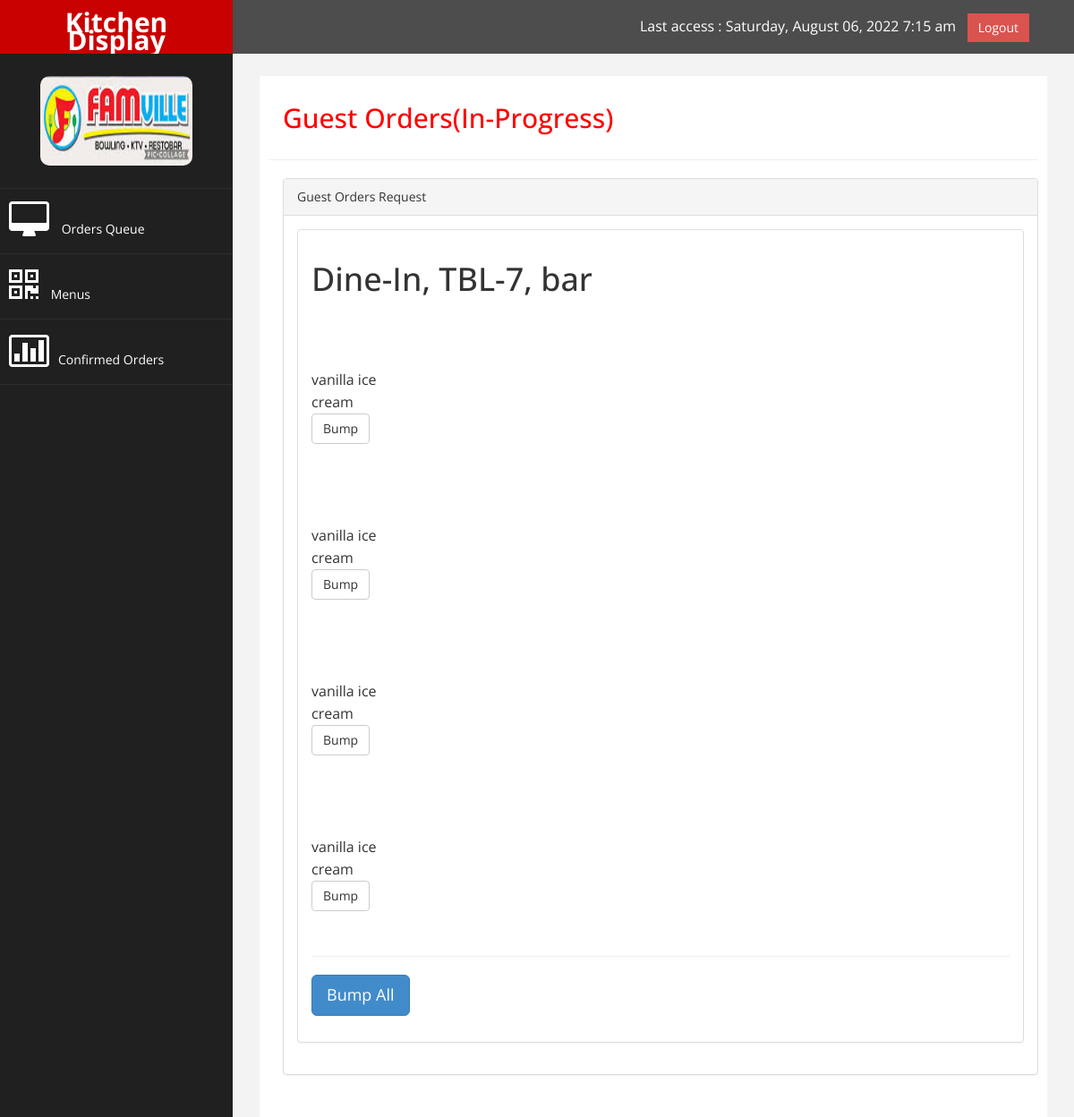
/kitchen_staff/inside_queue.php?id=18158, run on the app's committed database.
### tables this page shows
CREATE TABLE `order_type` (
  `order_type_id` int(11) NOT NULL,
  `order_type` varchar(100) NOT NULL COMMENT 'Dine-in; Take-out'
);

CREATE TABLE `table_number` (
  `table_number_id` int(11) NOT NULL,
  `table_code_num_id` varchar(100) NOT NULL,
  `table_number_capacity` varchar(100) NOT NULL,
  `area_type_id` int(11) NOT NULL,
  `number_of_seats` int(11) NOT NULL,
  `availability` varchar(100) NOT NULL COMMENT 'Available; Occupied',
  `status` varchar(100) NOT NULL COMMENT 'Assigned; Un-Assigned'
);

CREATE TABLE `area_type` (
  `area_type_id` int(11) NOT NULL,
  `area_type` varchar(100) NOT NULL,
  `image` varchar(100) NOT NULL,
  `description` varchar(100) NOT NULL
);

CREATE TABLE `order_bill_out` (
  `order_bill_out_id` int(11) NOT NULL,
  `order_num_id` int(11) NOT NULL,
  `user_id` int(11) NOT NULL,
  `date_time` timestamp NOT NULL DEFAULT CURRENT_TIMESTAMP ON UPDATE CURRENT_TIMESTAMP,
  `order_kitchen_id` int(11) NOT NULL,
  `sub_total` int(11) NOT NULL,
  `billed_amount` int(11) NOT NULL,
  `guest_id` int(11) NOT NULL,
  `guest_id_num` int(11) NOT NULL COMMENT 'one-by-one-customer-receipt',
  `action` varchar(100) NOT NULL COMMENT 'unbump; bump',
  `duration` varchar(100) NOT NULL
);

CREATE TABLE `product` (
  `product_id` int(11) NOT NULL,
  `product_name` varchar(100) NOT NULL,
  `product_description` varchar(100) NOT NULL,
  `quantity` int(11) NOT NULL,
  `price` int(11) NOT NULL,
  `status_type_id` int(11) NOT NULL COMMENT 'Enabled; Disabled',
  `availability` varchar(100) NOT NULL COMMENT 'Available; Not-Available',
  `category_id` int(11) NOT NULL,
  `image` varchar(100) NOT NULL,
  `set_type_id` int(11) NOT NULL,
  `tuple_class_id` int(11) NOT NULL,
  `size_class_id` int(11) NOT NULL,
  `product_num_id` varchar(100) NOT NULL,
  `date_start` varchar(100) NOT NULL,
  `date_end` varchar(100) NOT NULL,
  `date_added` timestamp NOT NULL DEFAULT CURRENT_TIMESTAMP ON UPDATE CURRENT_TIMESTAMP
);

### kitchen_staff/inside_queue.php (the view, shortened to what this page needs)
<link href="../assets/css/bootstrap.css" rel="stylesheet" />
<link href="../assets/css/font-awesome.css" rel="stylesheet" />
<link href="../assets/js/morris/morris-0.4.3.min.css" rel="stylesheet" />
<link href="../assets/css/custom.css" rel="stylesheet" />
<link rel="stylesheet" type="text/css" href="../assets/css/css_table_image.css" />
<?php
include('../config.php');
include('header.php');
include('side_bar.php');
if(isset($_GET['id'])){
    $id=$_GET['id'];
    $sql_inc='SELECT order_bill_out.order_bill_out_id, order_bill_out.order_num_id, order_kitchen.order_kitchen_id, order_kitchen.order_type_id, order_type.order_type, order_kitchen.product_id, product.product_name, order_kitchen.order_quantity, order_kitchen.date_time, order_kitchen.user_id, user.user_group_id, user_groups.user_groups, order_kitchen.status, order_kitchen.table_number_id, table_number.table_number_id, table_number.table_code_num_id, table_number.table_number_capacity, table_number.area_type_id, area_type.area_type
        FROM order_bill_out
        INNER JOIN order_kitchen
        ON order_kitchen.order_kitchen_id=order_bill_out.order_kitchen_id
        INNER JOIN order_type
        ON order_type.order_type_id=order_kitchen.order_type_id
        INNER JOIN product
        ON product.product_id=order_kitchen.product_id
        INNER JOIN user
        ON user.user_id=order_kitchen.user_id
        INNER JOIN user_groups
        ON user_groups.user_groups_id=user.user_group_id
        INNER JOIN table_number
        ON table_number.table_number_id=order_kitchen.table_number_id
        INNER JOIN area_type
        ON area_type.area_type_id=table_number.area_type_id
        WHERE order_bill_out.order_num_id="'.$id.'"';
    $qry_inc=mysqli_query($CON,$sql_inc) or die(mysqli_error($qry_inc));
    $order_type='';
    $area_type='';
    $table_number_capacity='';
    while($row=mysqli_fetch_array($qry_inc)){
        $order_type=$row['order_type'];
        $table_number_capacity=$row['table_number_capacity'];
        $area_type=$row['area_type'];
    }
}
?>
<div id="page-wrapper">
            <div id="page-inner">
                <div class="row">
                    <div class="col-md-12">
                     <h2>Guest Orders(In-Progress)</h2>
                    </div>
                </div>
                 <hr>
               <div class="row">
                <div class="col-md-12">
                    <form action="" method="post" enctype="multipart/form-data">
                    <div class="panel panel-default">
                        <div class="panel-heading">
                            Guest Orders Request
                        </div>
                        <div class="panel-body">
                            <div class="panel-group" id="accordion">
                                <div class="panel panel-default">
                                <div class="panel-body">
                                            <strong><h1><?php echo $order_type.', '.$table_number_capacity.', '.$area_type; ?></h1><br />
                                            </strong>
                                            <?php
                                            include('../config.php');
                                            $sql_val='SELECT order_bill_out.order_bill_out_id, order_bill_out.order_num_id, order_kitchen.order_kitchen_id, order_kitchen.order_type_id, order_type.order_type, order_kitchen.product_id, product.product_name, order_kitchen.order_quantity, order_kitchen.date_time, order_kitchen.user_id, user.user_group_id, user_groups.user_groups, order_kitchen.status, order_bill_out.action
                                                FROM order_bill_out
                                                INNER JOIN order_kitchen
                                                ON order_kitchen.order_kitchen_id=order_bill_out.order_kitchen_id
                                                INNER JOIN order_type
                                                ON order_type.order_type_id=order_kitchen.order_type_id
                                                INNER JOIN product
                                                ON product.product_id=order_kitchen.product_id
                                                INNER JOIN user
                                                ON user.user_id=order_kitchen.user_id
                                                INNER JOIN user_groups
                                                ON user_groups.user_groups_id=user.user_group_id
                                                WHERE order_bill_out.order_num_id="'.$id.'"';
                                            $qry_val=mysqli_query($CON, $sql_val) or die(mysqli_error($qry_val));
                                            while($row=mysqli_fetch_array($qry_val)){
                                                $product_name=$row['product_name'];
                                                $order_quantity=$row['order_quantity'];
                                                $action=$row['action'];
                                                if($action=='bump'){
                                                    echo '';
                                                }else{
                                            ?>
                                            <p>
                                            <p><?php echo $product_name; ?>&nbsp;&nbsp;<span style="
    padding-left: 780px;
"><strong><?php echo $order_quantity; ?></strong></span>
<button type="submit" value="Bump" name="btn_bump" class="btn btn-default">Bump</button>
</p>
                                            </form>
                                            </p>
                                            <?php
                                                }
                                            }
                                            ?>
                                            <hr style="background-color: blue;" />
                            <form action="" style="
    display: -webkit-inline-box;
" method="post" enctype="multipart/form-data">
                            <button type="submit" value="Bump All" name="btn_bump_all" class="btn btn-primary btn-lg"  data-target="#myModal">
                                Bump All
                            </button>
                            </form>
                                        </div>
                                    </div>
                                </div>
                </div>
            </div>
<?php
include('footer.php');
?>

### assets/css/custom.css (style rules this page uses)
body { font-family: 'Open Sans', sans-serif; }
#page-wrapper { padding: 15px 15px; min-height: 600px; background:#F3F3F3; }
#page-inner { width:100%; margin:10px 20px 10px 0px; background-color:#fff!important; padding:10px; min-height:1200px; }
h2 { color: #f00; }
p { font-size:16px; line-height:25px; padding-top:20px; }
@media (min-width:768px) { #page-wrapper { margin: 0 0 0 260px; padding: 15px 30px; min-height: 1200px; } }

### assets/css/css_table_image.css (style rules this page uses)
.row::after { content: ""; clear: both; display: table; }
.row { margin-left: 1px; }

### data on the page
order_type: order_type "Dine-In"
table_number: table_number_capacity "TBL-7"
area_type: area_type "bar"
order_bill_out: product.product_name "vanilla ice cream"
order_bill_out: product.product_name "vanilla ice cream"
order_bill_out: product.product_name "vanilla ice cream"
order_bill_out: product.product_name "vanilla ice cream"
